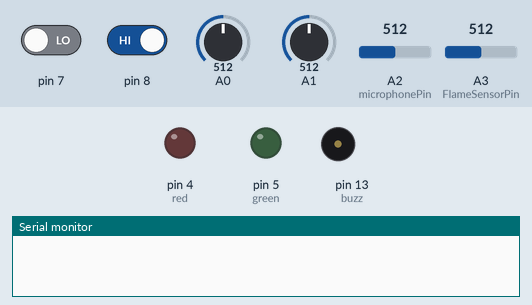
Simulated run of this sketch. Board: Arduino Uno, built with avr-gcc and run on an emulated ATmega328P. Parts: output pins drawn as LEDs (lit = HIGH), buzzer (waves = sounding, pin HIGH), the last lines printed to the serial monitor. The test bench sets the inputs (shaded band); at power-on: pin 8 HIGH, pin 7 LOW, A0 = 512, A1 = 512, A2 (microphonePin) = 512, A3 (FlameSensorPin) = 512.

Above: at 0.1 s.
At 2.7 s:
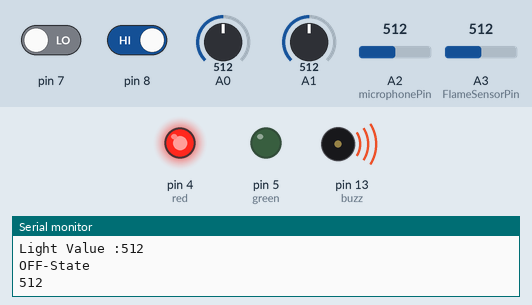
2.8 s: pin 8 driven HIGH
14.7 s: pin 7 driven HIGH
At 19.6 s:
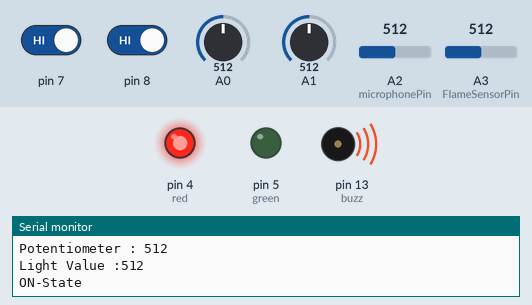
Timing chart, 0 to 21.1 s (numbered marks = the images above; inputs shaded):
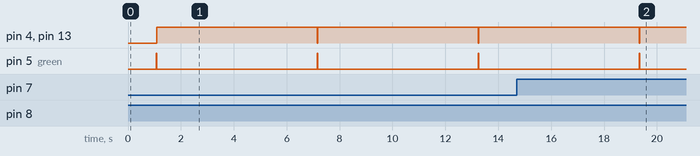

The sketch:

light_ir_micro_flame_tilt_pot_SENSORS.ino
```cpp
const int microphonePin = A2;
int inf=8;
const int tilt=6;
int FlameSensorPin=A3;
int FlameSensorReading;
int green = 5;
int red= 4;
int buzz = 13;

void setup() {
 pinMode(tilt, INPUT);
 Serial.begin(9600);
 pinMode(green, OUTPUT);
 pinMode(red, OUTPUT);
 pinMode(buzz, OUTPUT);
}

void loop() {
  // put your main code here, to run repeatedly:


  int mn = 1024;
  int mx = 0;

  for (int i = 0; i < 10000; ++i) {

    int val = analogRead(microphonePin);

    mn = min(mn, val);
    mx = max(mx, val);
  }

  int delta = mx - mn;

  Serial.print("Min=");
  Serial.print(mn);
  Serial.print(" Max=");
  Serial.print(mx);
  Serial.print(" Delta=");
  Serial.println(delta);


  if (delta > 5) {
    digitalWrite(red, HIGH);
    digitalWrite(green, LOW);
    digitalWrite(buzz,HIGH);
    delay(5000);
     }

  else {
      digitalWrite(green, HIGH);
      digitalWrite(red, LOW);
      digitalWrite(buzz, LOW);
    }


     if (digitalRead(8)== LOW)
  {

    digitalWrite(green,LOW);
    digitalWrite(red,HIGH);
    digitalWrite(buzz,HIGH);
    delay(5000);


  }
  else
  {

    digitalWrite(green,HIGH);
    digitalWrite(red,LOW);
    digitalWrite(buzz,LOW);
    delay(10);

  }


  unsigned int AnalogValue;
  AnalogValue = analogRead(0);
  int sensorValue = analogRead(A1);
  Serial.print("Potentiometer : ");
  Serial.println(sensorValue);
  Serial.print("Light Value :");
  Serial.println(AnalogValue);
if (AnalogValue < sensorValue)
{
    digitalWrite(green,LOW);
    digitalWrite(red,HIGH);
    digitalWrite(buzz,HIGH);
    delay(5000);
}
else {

  digitalWrite(green,HIGH);
  digitalWrite(red,LOW);
  digitalWrite(buzz, LOW);


}


int sensorValues = digitalRead(7);
    if(sensorValues==HIGH){
        Serial.println("ON-State");
        digitalWrite(green, LOW);
        digitalWrite(red, HIGH);
        digitalWrite(buzz,HIGH);
        delay(5000);
    }
    else{
        Serial.println("OFF-State");
        digitalWrite(red, LOW);
        digitalWrite(green, HIGH);
        digitalWrite(buzz, LOW);

    }


FlameSensorReading=analogRead(FlameSensorPin);
Serial.println(FlameSensorReading);
if (FlameSensorReading>3){
  digitalWrite(red,HIGH);
  digitalWrite(green,LOW);
  digitalWrite(buzz,HIGH);
  delay(5000);
  }
  else{
    digitalWrite(red,LOW);
    digitalWrite(green,HIGH);
    digitalWrite(buzz, LOW);
    }


}
```

Measured:
- after the input at 14.7 s, pin 4 (red), pin 13 (buzz): goes on until 19.3 s, then stays HIGH; pin 5 (green): goes on until 19.3 s, then stays LOW
- by itself, pin 4 (red), pin 13 (buzz): alternates HIGH for 6.1 s and LOW for 0.02 s
- by itself, pin 5 (green): alternates HIGH for 0.02 s and LOW for 6.1 s
